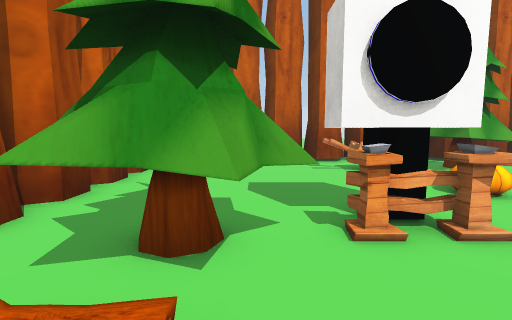
view 1 (above)

17 first-person views from a walk through a 3-D level made in the Unity game engine. The camera is 1.3 m above the floor, tilts 6° down and sees 85° across. The floor is counted in squares, 1 m on a side. Each view is taken from the middle of a square. On the plan, view 1 faces up. The plan holds only what a view shows up to about 13 squares ahead; the rest is blank. The place goes on beyond the plan. The player character is not drawn. Some surface patterns are stand-ins.

view 2
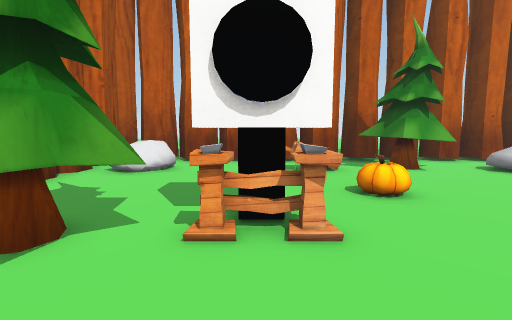

view 3
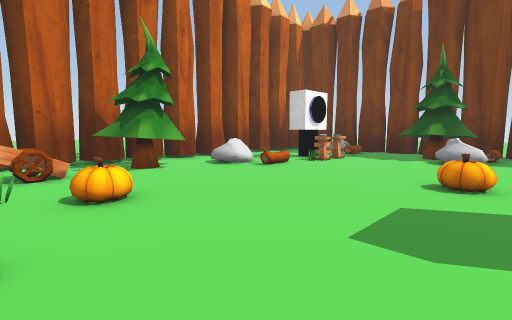

view 4
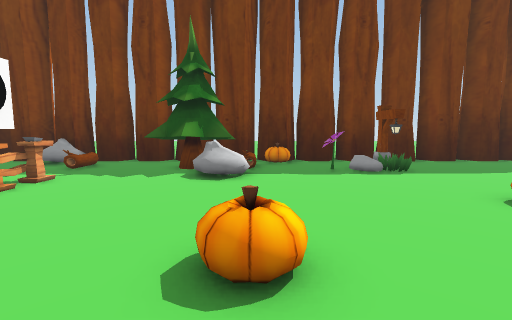

view 5
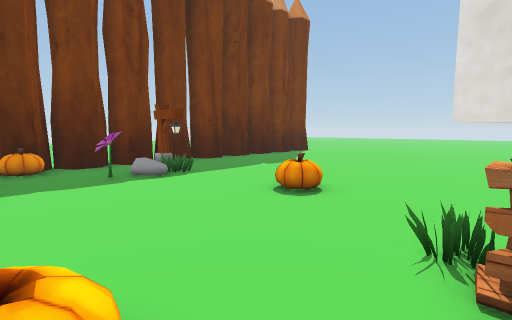

view 6
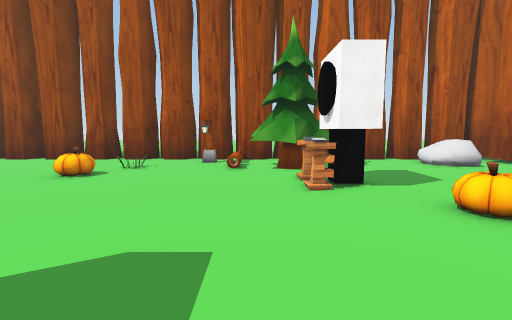

view 7
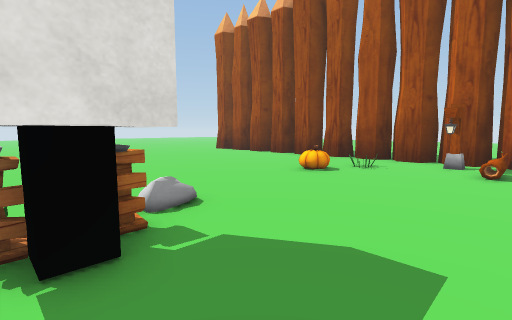

view 8
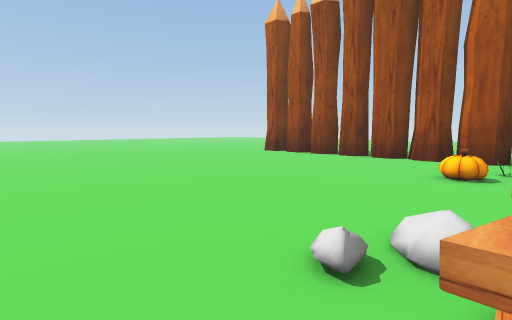

view 9
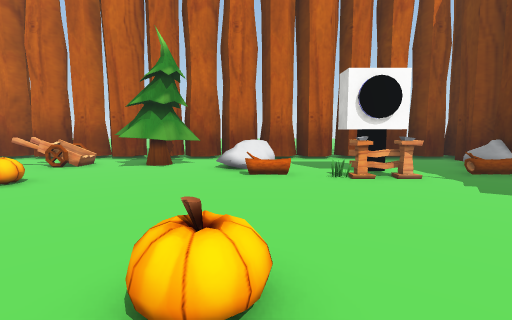

view 10
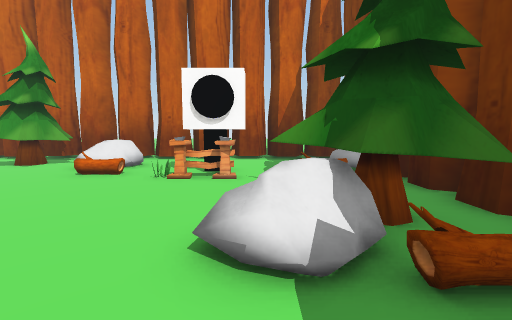

view 11
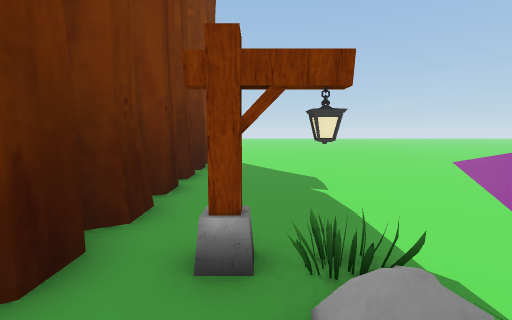

view 12
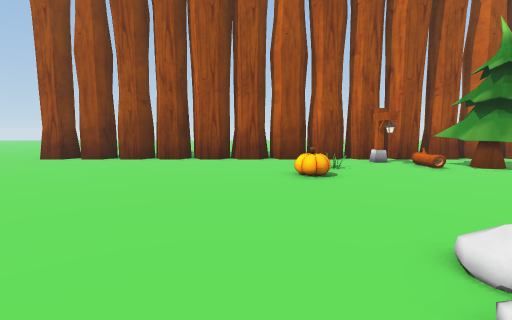

view 13
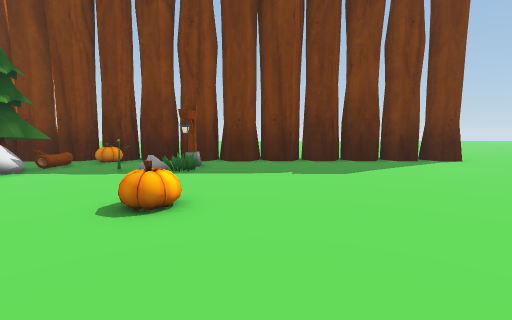

view 14
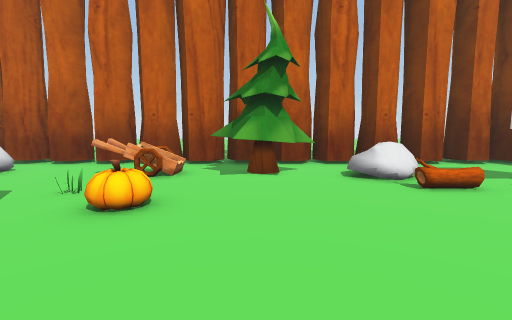

view 15
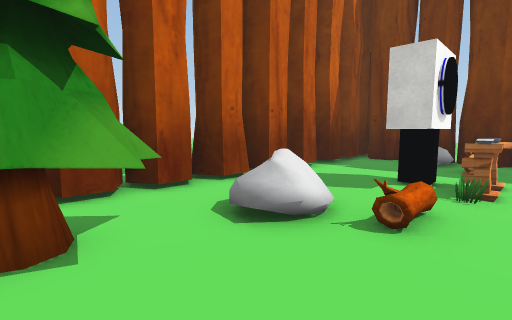

view 16
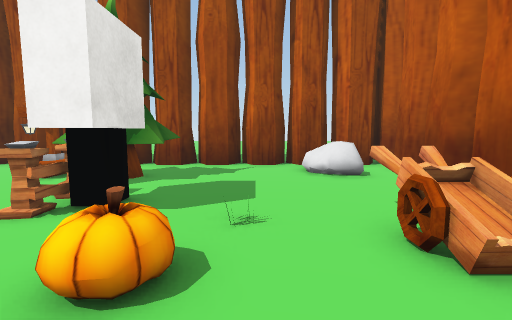

view 17
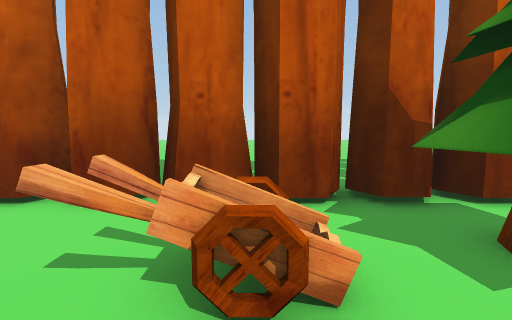

### Floor plan
Key: @ floor where view 1 was taken; # wall or solid block; x gap in a wall; . main floor; : floor 0.25 m higher than the main floor; T tree; P pumpkin; L log; F flower; O other object.
Columns run from 5 left of view 1 to 21 right of it. Each row starts with its distance up from view 1.
 15            .
 14            .
 13   #####################
 12 ###########################
 11  #.........TTT...........##
 10  #xOO..OOO.TTTT.O........##
  9  #.OO..OOO.TTT.OOO......OO#
  8  #...........T.....OOO...##
  7  #......O.........OOO.L..##
  6  #.......PP.........O....##
  5  #.T.T.OO.P..............##
  4  #.TTTOOO.............TTT##
  3  #.TTTO.O............TTTT##
  2  #.TTT...............OTTT##
  1  #.............PP.....L..##
  0  #x#.@..................PP#
 -1  #...........OO..........##
 -2  #..O........OO.......F..##
 -3  #....P...............:..##
 -4  #....P...........P....#.##
 -5  #.......................##
 -6  #.......................##
 -7  #.......................##
 -8  #.......................##
 -9  #.......................##
-10  #.......................##
-11  #.......................#

Where each view was taken, in squares from view 1:
view 1: 0 up, 0 right, facing up
view 2: 0 up, 2 right, facing up
view 3: 0 up, 3 right, facing up-right
view 4: 1 up, 8 right, facing right
view 5: 1 up, 9 right, facing down-right
view 6: 2 up, 9 right, facing left
view 7: 2 up, 9 right, facing down-left
view 8: 2 down, 10 right, facing down-left
view 9: 1 down, 11 right, facing up
view 10: 1 down, 16 right, facing up
view 11: 1 down, 18 right, facing down
view 12: 5 down, 9 right, facing left
view 13: 6 down, 8 right, facing right
view 14: 1 up, 7 right, facing up
view 15: 6 up, 7 right, facing up-right
view 16: 7 up, 7 right, facing left
view 17: 7 up, 4 right, facing up
